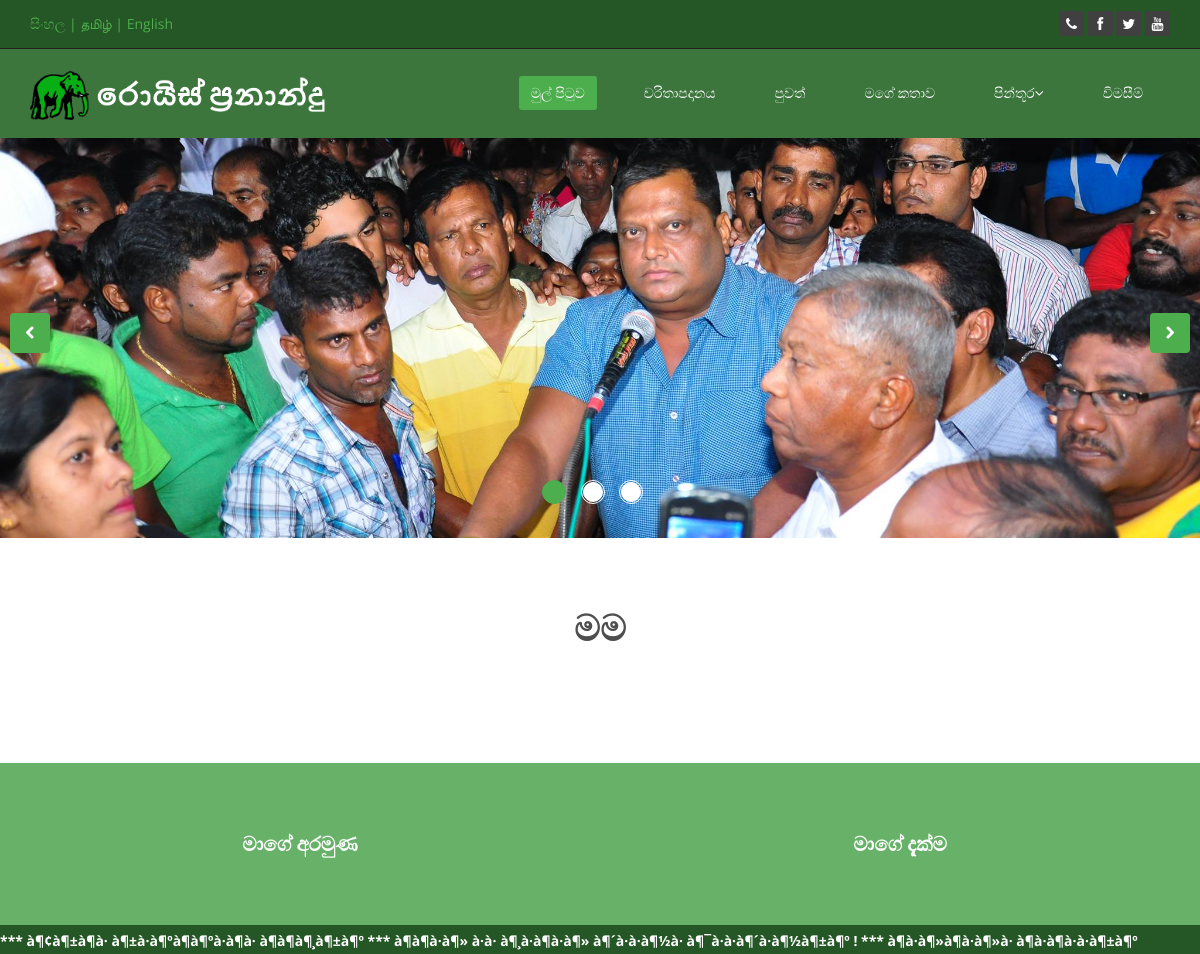
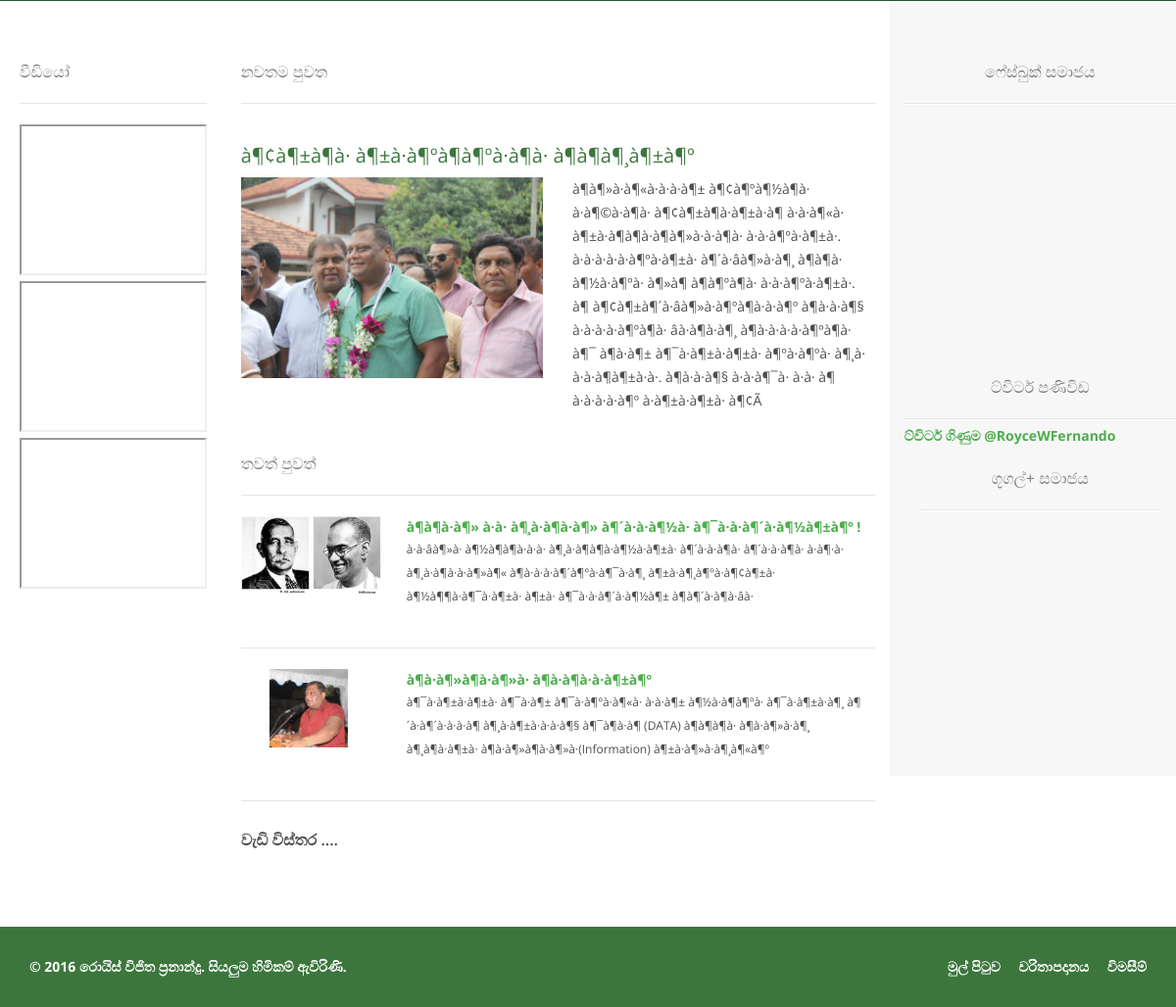
The page / on the database its author committed (2 pictures, top to bottom).
### tables this page shows
CREATE TABLE IF NOT EXISTS `news` (
  `id` int(11) NOT NULL AUTO_INCREMENT,
  `language` varchar(3) NOT NULL,
  `heading` varchar(100) NOT NULL,
  `date` date NOT NULL,
  `small` varchar(255) NOT NULL DEFAULT '0',
  `content` text NOT NULL,
  `headimage` varchar(255) NOT NULL DEFAULT '0',
  PRIMARY KEY (`id`)
);

### language_translate.php (called while the page is built, shortened)
<?php
$textarray = array(
    "Royce Fernando"=> "රොයිස් ප්‍රනාන්දු",
    "Official Web Site" => "වෙබ් අඩවිය",
    "Home" => "මුල් පිටුව",
    "Biography" => "චරිතාපදානය",
    "News" => "පුවත්",
    "My Story" => "මගේ කතාව",
    "Gallery"=>"පින්තූර",
    "Private Gallery"=>"පෞද්ගලික",
    "Public Gallery"=>"මහජන",
    "Contact"=>"විමසීම්",
    "Royce Wijitha Fernando"=>"රොයිස් විජිත ප්‍රනාන්දු",
    "All Rights Reserved"=>"සියලුම හිමිකම් ඇවිරිණි",
    "Other News" => "තවත් පුවත්",
    "Latest News" => "නවතම පුවත",
    "Read More"=>"වැඩි විස්තර",
    "Youtube Channel"=>"වීඩියෝ",
    "Facebook Page"=>"ෆේස්බුක් සමාජය",
    "Twitter Page"=>"ට්විටර් පණිවිඩ",
    "Tweets by" => "ට්විටර් ගිණුම",
    "Google+ Account"=>"ගූගල්+ සමාජය",
    "My Brief"=>"මම",
    "My Mission"=>"මාගේ අරමුණ",
    "My Vision"=>"මාගේ දැක්ම",
    "Previous Page"=>"පෙර පිටුව",
    "Next Page"=>"මීලග පිටුව",
    "Back"=>"පෙර",
    "See more images about this Post"=>"මේ හා සම්බන්ද පින්තූර",
    "View"=>"බලන්න",
    "My Biography"=>"මාගේ චරිතාපදානය",
    "My Familiy"=>"පවුලේ විස්තර",
    "My Education"=>"අධ්‍යාපනික විස්තර",
    "My Career"=>"වෘත්තීය විස්තර",
    "My Target"=>"අරමුණු",
    "Private Gallery "=>"පෞද්ගලික ඡායාරූප",
    "Public Gallery "=>"මහජන ඡායාරූප",
    "How to Meet Me ?"=>"හමුවීම සදහා",
    ""=>"",
);
function translate($sentence,$lan){
    global $textarray;
    if($lan=="SI"){
        return $textarray[$sentence];
    }
    return $sentence;
}
function getImageTranslation($name,$lan){
    if($lan=="SI"){
        return $name.'_SI';
    }
    return $name;
}

### index.php (the view, shortened to what this page needs)
<?php
include_once('language_translate.php');
$pdo = connect();
$sql = "SELECT id, heading FROM news WHERE language = :lan ORDER BY id DESC";
$query = $pdo->prepare($sql);
$query->execute(array('lan'=>$lan));
$result = $query->fetchAll();
$sql2 = "SELECT * FROM news WHERE language = :lan ORDER BY id DESC LIMIT 10 ";
$query = $pdo->prepare($sql2);
$query->execute(array('lan'=>$lan));
$result2 = $query->fetchAll();
?>
<!DOCTYPE html>
<html>
<head>
    <link href="css/bootstrap.min.css" rel="stylesheet">
    <link href="css/font-awesome.min.css" rel="stylesheet">
    <link href="css/animate.min.css" rel="stylesheet">
    <link href="css/prettyPhoto.css" rel="stylesheet">
    <link href="css/main.css" rel="stylesheet">
    <link href="css/responsive.css" rel="stylesheet">
</head>
<body class="homepage" style="overflow-x: hidden;">
    <header id="header">
        <div class="top-bar" style="background-color:#255625;">
            <div class="container">
                <div class="row">
                    <div class="col-sm-6 col-xs-4">
                        <a href="setlanguage.php?language=SI">සිංහල</a>
                        <span style="color: #4cae4c;">|</span>
                        <a href="setlanguage.php?language=EN">தமிழ்</a>
                        <span style="color: #4cae4c;">|</span>
                        <a href="setlanguage.php?language=EN">English</a>
                    </div>
                    <div class="col-sm-6 col-xs-8">
                       <div class="social">
                            <ul class="social-share">
                                <li ><a href="contact-us.php"><i class="fa fa-phone"></i></a></li>
                                <li ><a href="https://www.facebook.com/RoyceFernandoOfficial/"><i class="fa fa-facebook"></i></a></li>
                                <li><a href="https://twitter.com/RoyceWFernando"><i class="fa fa-twitter"></i></a></li>
                                <li><a href="https://www.youtube.com/channel/UCwiLluuQWuQTROY9ZEaGOyw"><i class="fa fa-youtube"></i></a></li>
                            </ul>
                       </div>
                    </div>
                </div>
            </div>
        </div>
        <nav class="navbar navbar-inverse" role="banner" style="background-color:#3c763d;">
            <div class="container">
                <div class="navbar-header">
                    <a class="navbar-brand" href="index.php"><img src="images/ico/<?php echo getImageTranslation("rf",$lan);?>.png" class="img-responsive rf-image" style="width:300px; margin-top:7px;" alt="logo"></a>
                </div>
                <div class="collapse navbar-collapse navbar-right">
                    <ul class="nav navbar-nav">
                        <li class="active"><a href="index.php"><?php echo translate("Home",$lan);?></a></li>
                        <li><a href="biography.php"><?php echo translate("Biography",$lan);?></a></li>
                        <li><a href="news.php"><?php echo translate("News",$lan);?></a></li>
                        <li><a href="mystory.php"><?php echo translate("My Story",$lan);?></a></li>
                        <li class="dropdown">
                            <a href="#" class="dropdown-toggle" data-toggle="dropdown"><?php echo translate("Gallery",$lan);?><i class="fa fa-angle-down"></i></a>
                        </li>
                        <li><a href="contact-us.php"><?php echo translate("Contact",$lan);?></a></li>
                    </ul>
                </div>
            </div>
        </nav >
    </header>
    <section id="main-slider" class="no-margin" >
        <div class="carousel slide" style="height:400px !important;">
            <ol class="carousel-indicators">
                <li data-target="#main-slider" data-slide-to="0" class="active"></li>
                <li data-target="#main-slider" data-slide-to="1"></li>
                <li data-target="#main-slider" data-slide-to="2"></li>
            </ol>
            <div class="carousel-inner">
                <div class="item active" style="background-image: url(images/slider/bg1.jpg)">
                </div>
            </div>
        </div>
        <a class="prev hidden-xs" href="#main-slider" data-slide="prev">
            <i class="fa fa-chevron-left"></i>
        </a>
        <a class="next hidden-xs" href="#main-slider" data-slide="next">
            <i class="fa fa-chevron-right"></i>
        </a>
    </section>
    <section id="feature" style="background-color: #FFFFFF;">
        <div class="container">
            <div class="center wow fadeInDown">
                <h2><b><?php echo translate("My Brief",$lan);?></h2>
            </div>
        </div>
    </section>
    <section id="missionvisson">
        <div class="container-fluid" style="background-color:#67b168; color:#FFFFFF; ">
            <div class="row" style="padding:50px 0px;margin-left:0px !important; margin-right: 0px !important;">
                <div class="col-sm-6 col-xs-12">
                    <h2 style="text-align:center; color:#FFFFFF; "><b><?php echo translate("My Mission",$lan);?></b></h2>
                </div>
                <div class="col-sm-6 col-xs-12">
                    <h2 style="text-align:center;color:#FFFFFF;"><b><?php echo translate("My Vision",$lan);?></b></h2>
                </div>
            </div>
        </div>
    </section>
    <div class="container-fluid" style="background-color: #255625; height: 30px; color: #080808; padding-top: 5px;">
        <div class="row">
            <div class="col-xs-12" style="color: #FFFFFF;">
                <?php
                if (count($result)>0) {
                    echo '<marquee>';
                    foreach($result as $row){
                        echo " *** ";
                        echo '<a href="news-item.php?id='.$row['id'].'" style="color: #FFFFFF;"><b>'.utf8_decode($row['heading']).'</b></a>';
                    }
                    echo '</marquee>';
                }
                ?>
            </div>
        </div>
    </div>
    <div class="container-fluid">
        <div class="row">
            <div class="col-sm-9 col-xs-12">
                <section id="recent-works" style="margin-top:40px; padding-left:20px;">
                        <div class="row">
                            <div class="col-sm-3 col-xs-4" style="padding-right:20px;">
                                <h3><?php echo translate("Youtube Channel",$lan);?></h3>
                                <hr>
                                <div>
                                    <iframe src="http://www.youtube.com/embed/playlist?list=UUwiLluuQWuQTROY9ZEaGOyw" style="width:100%; height:auto;"></iframe>
                                </div>
                                <div>
                                    <iframe src="https://www.youtube.com/embed/watch?v=X2GJ5B717OU&list=UUwiLluuQWuQTROY9ZEaGOyw&index=3"  style="width:100%; height:auto;"></iframe>
                                </div>
                                <div>
                                    <iframe src="http://www.youtube.com/embed/watch?v=BFbFFHiOAmU&index=4&list=UUwiLluuQWuQTROY9ZEaGOyw" style="width:100%; height:auto;"></iframe>
                                </div>
                            </div>
                            <div class="col-sm-9 col-xs-8">
                                <h3><?php echo translate("Latest News",$lan);?></h3>
                                <hr>
                                <?php
                                $row = $result2[0];
                                ?>
                                <a href='news-item.php?id=<?php echo $row['id'];?>'>
                                <div class="row">
                                        <div class="col-xs-12">
                                            <a href='news-item.php?id=<?php echo $row['id'];?>'><h3 style="font-size: 20px; color: #3c763d"><?php echo utf8_decode($row['heading']);?></h3></a>
                                        </div>
                                        <div class="col-sm-6 col-xs-12" style="text-align: left !important;">
                                            <img src='admin/uploads/<?php echo $row['headimage'];?>' style ='width: 100%; height:auto;' />
                                        </div>
                                        <div class="col-sm-6 col-xs-12">
                                            <p class="lead" style='font-size:14px;'><?php echo substr(utf8_decode($row['content']),0,1000);?></p>
                                        </div>
                                    </div>
                                </a>
                                <h3><?php echo translate("Other News",$lan);?></h3>
                                <hr>
                                <?php
                                if (count($result2) > 0) {
                                    $start = 0;
                                    foreach($result2 as $row){
                                        if($start!=0){
                                            echo "<a href='news-item.php?id=".$row['id']."'><div class=\"row\">
                                                <div class=\"col-xs-3\" style=\"text-align: center !important;\"><img src='admin/uploads/".$row['headimage']."' style ='width: auto; height:80px;' /></div>
                                                <div class=\"col-xs-9\">
                                                    <a href='news-item.php?id=".$row['id']."'>".utf8_decode($row['heading'])."</a>
                                                    <p class=\"lead\" style='font-size:12px;'>".utf8_decode($row['small'])."</p>
                                                </div>
                                                <div class=\"col-xs-12\">
                                                    <hr style=\"padding-left:0px;\">
                                                </div>
                                            </div></a>";
                                        }
                                        $start += 1;
                                    }
                                }
                                ?>
                                <a href="news.php"><h4><?php echo translate("Read More",$lan);?> ....</h4></a>
                            </div>
                        </div>
                    </section>
            </div>
            <div class="col-sm-3 col-xs-12" style="background-color:#f7f7f7;">
                <section id="fb">
                    <div class="row">
                        <div class="col-xs-12" style="margin-top:40px;">
                            <h3 style="text-align: center;"><?php echo translate("Facebook Page",$lan);?></h3>
                            <hr>
                            <iframe src="//www.facebook.com/plugins/likebox.php?href=https%3A%2F%2Fwww.facebook.com%2FRoyceFernandoOfficial&amp;width&amp;height=250&amp;colorscheme=light&amp;show_faces=true&amp;header=true&amp;stream=false&amp;show_border=true" scrolling="no" frameborder="0" style="border:none; overflow:hidden; width:100%; height:350px;" allowTransparency="true"></iframe>
                        </div>
                        <div class="col-xs-12" style="margin-top:-120px !important;">
                            <h3  style="text-align: center;"><?php echo translate("Twitter Page",$lan);?></h3>
                            <hr>
                            <div style="margin-top:-15px;" ">
                            <a class="twitter-timeline"  href="https://twitter.com/RoyceWFernando" data-widget-id="731085573360738304"><?php echo translate("Tweets by",$lan);?> @RoyceWFernando</a>
                        </div>
                        <div class="col-xs-12">
                            <h3  style="text-align: center;"><?php echo translate("Google+ Account",$lan);?></h3>
                            <hr>
                            <div class="g-person" data-href="https://plus.google.com/101330294031263361694" style="height:250px !important;"></div>
                        </div>
                    </div>
                </section>
            </div>
        </div>
    </div>
    <footer id="footer" class="midnight-blue" style="background-color:#3c763d;">
        <div class="container">
            <div class="row">
                <div class="col-sm-6">
                    &copy; 2016 <a target="_blank" href="index.php" title="Royce Wijitha fernand | Official Web Site"><?php echo translate("Royce Wijitha Fernando",$lan);?></a>. <?php echo translate("All Rights Reserved",$lan);?>.
                </div>
                <div class="col-sm-6">
                    <ul class="pull-right">
                        <li><a href="index.php"><?php echo translate("Home",$lan);?></a></li>
                        <li><a href="biography.php"><?php echo translate("Biography",$lan);?></a></li>
                        <li><a href="contact-us.php"><?php echo translate("Contact",$lan);?></a></li>
                    </ul>
                </div>
            </div>
        </div>
    </footer>
</body>
</html>

### rows shown on the page
news: heading "à¶¢à¶±à¶­à· à¶±à·à¶ºà¶à¶ºà·à¶à· à¶à¶à¶¸à¶±à¶º", headimage (picture), content "à¶à¶»à·à¶«à·à·à·à¶± à¶¢à¶ºà¶½à¶­à· à·à¶©à·à¶­à· à¶¢à¶±à¶à·à¶±à·à¶­ à·à·à¶«à· à¶±à·à¶à¶­à·à¶à¶»à·à·à¶à· à·à·à¶ºà·à¶±à·. à·à·à·à·à·à¶ºà·à¶±à· à¶´à·âà¶»à·à¶¸ à¶à¶­à· à¶½à·à¶ºà· à¶»à¶ à¶à¶ºà¶à· à·à·à¶ºà·à¶±à·. à¶ à¶¢à¶±à¶´à·âà¶»à·à¶ºà¶­à·à·à¶º à¶à·à·à¶§ à·à·à·à·à¶ºà¶à· âà·à¶à·à¶¸ à¶ à·à·à·à·à¶ºà¶à· à¶¯ à¶à·à¶± à¶¯à·à¶±à·à¶±à· à¶ºà·à¶ºà· à¶¸à· à·à·à¶­à¶±à·à·. à¶à·à·à¶§ à·à·à¶¯à· à·à· à¶ à·à·à·à·à¶º à·à¶±à·à¶±à· à¶¢Ã"
news: heading "à¶à¶­à·à¶» à·à· à¶¸à·à¶­à·à¶» à¶´à·à·à¶½à· à¶¯à·à·à¶´à·à¶½à¶±à¶º !", headimage (picture), small "à·à·âà¶»à· à¶½à¶à¶à·à·à· à¶¸à·à¶­à¶à·à¶½à·à¶±à· à¶´à·à·à¶­à· à¶´à· à·à¶­à· à·à¶·à· à¶¸à·à¶­à·à·à¶»à¶« à¶à·à·à·à¶´à¶ºà·à¶¯à·à¶¸ à¶±à·à¶¸à¶ºà·à¶¢à¶±à· à¶½à¶¶à·à¶¯à·à¶±à· à¶±à· à¶¯à·à·à¶´à·à¶½à¶± à¶ à¶´à·à¶à·âà·"
news: heading "à¶­à·à¶»à¶­à·à¶»à· à¶­à·à¶à·à·à¶±à¶º", headimage (picture), small "à¶¯à·à¶±à·à¶±à· à¶¯à·à¶± à¶¯à·à¶ºà·à¶«à· à·à·à¶± à¶½à·à¶à¶ºà· à¶¯à·à¶±à·à¶¸ à¶´à·à¶´à·à·à·à¶­ à¶¸à·à¶±à·à·à·à¶§ à¶¯à¶­à·à¶­ (DATA) à¶à¶à¶­à· à¶à·à¶»à·à¶¸ à¶¸à¶à·à¶±à· à¶­à·à¶»à¶­à·à¶»à·(Information) à¶±à·à¶»à·à¶¸à¶«à¶º"

### other values the page prints
translate("Home",$lan) "මුල් පිටුව"
translate("Biography",$lan) "චරිතාපදානය"
translate("News",$lan) "පුවත්"
translate("My Story",$lan) "මගේ කතාව"
translate("Gallery",$lan) "පින්තූර"
translate("Contact",$lan) "විමසීම්"
translate("My Brief",$lan) "මම"
translate("My Mission",$lan) "මාගේ අරමුණ"
translate("My Vision",$lan) "මාගේ දැක්ම"
translate("Youtube Channel",$lan) "වීඩියෝ"
translate("Latest News",$lan) "නවතම පුවත"
translate("Other News",$lan) "තවත් පුවත්"
translate("Read More",$lan) "වැඩි විස්තර"
translate("Facebook Page",$lan) "ෆේස්බුක් සමාජය"
translate("Twitter Page",$lan) "ට්විටර් පණිවිඩ"
